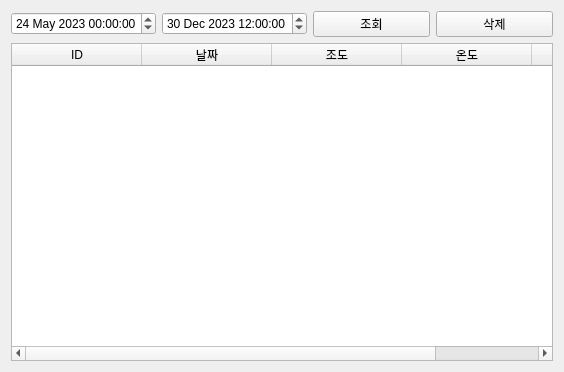
<?xml version="1.0" encoding="UTF-8"?>
<ui version="4.0">
 <class>Tab6Database</class>
 <widget class="QWidget" name="Tab6Database">
  <property name="geometry">
   <rect>
    <x>0</x>
    <y>0</y>
    <width>562</width>
    <height>372</height>
   </rect>
  </property>
  <property name="windowTitle">
   <string>Form</string>
  </property>
  <layout class="QVBoxLayout" name="verticalLayout">
   <item>
    <layout class="QHBoxLayout" name="horizontalLayout">
     <item>
      <widget class="QDateTimeEdit" name="pDateTimeEditFrom">
       <property name="dateTime">
        <datetime>
         <hour>0</hour>
         <minute>0</minute>
         <second>0</second>
         <year>2023</year>
         <month>5</month>
         <day>24</day>
        </datetime>
       </property>
      </widget>
     </item>
     <item>
      <widget class="QDateTimeEdit" name="pDateTimeEditTo">
       <property name="dateTime">
        <datetime>
         <hour>12</hour>
         <minute>0</minute>
         <second>0</second>
         <year>2023</year>
         <month>12</month>
         <day>30</day>
        </datetime>
       </property>
      </widget>
     </item>
     <item>
      <widget class="QPushButton" name="pPBSearchButton">
       <property name="text">
        <string>조회</string>
       </property>
      </widget>
     </item>
     <item>
      <widget class="QPushButton" name="pPBDeleteButton">
       <property name="text">
        <string>삭제</string>
       </property>
      </widget>
     </item>
    </layout>
   </item>
   <item>
    <layout class="QHBoxLayout" name="horizontalLayout_2">
     <item>
      <widget class="QTableWidget" name="pTableWidget">
       <property name="sizePolicy">
        <sizepolicy hsizetype="Expanding" vsizetype="Expanding">
         <horstretch>0</horstretch>
         <verstretch>0</verstretch>
        </sizepolicy>
       </property>
       <property name="minimumSize">
        <size>
         <width>542</width>
         <height>0</height>
        </size>
       </property>
       <property name="lineWidth">
        <number>1</number>
       </property>
       <property name="textElideMode">
        <enum>Qt::ElideRight</enum>
       </property>
       <attribute name="horizontalHeaderCascadingSectionResizes">
        <bool>false</bool>
       </attribute>
       <attribute name="horizontalHeaderDefaultSectionSize">
        <number>130</number>
       </attribute>
       <attribute name="verticalHeaderDefaultSectionSize">
        <number>30</number>
       </attribute>
       <column>
        <property name="text">
         <string>ID</string>
        </property>
       </column>
       <column>
        <property name="text">
         <string>날짜</string>
        </property>
       </column>
       <column>
        <property name="text">
         <string>조도</string>
        </property>
       </column>
       <column>
        <property name="text">
         <string>온도</string>
        </property>
       </column>
       <column>
        <property name="text">
         <string>습도</string>
        </property>
       </column>
      </widget>
     </item>
    </layout>
   </item>
  </layout>
 </widget>
 <resources/>
 <connections/>
</ui>
